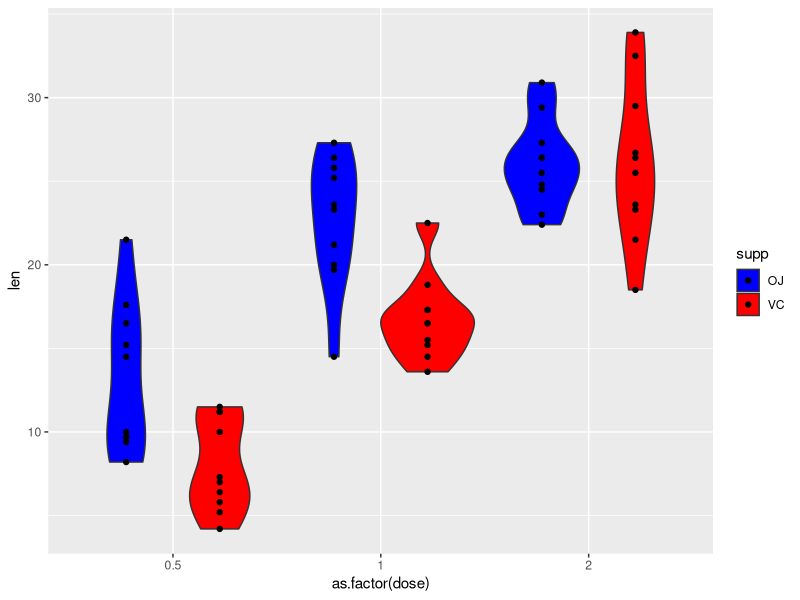
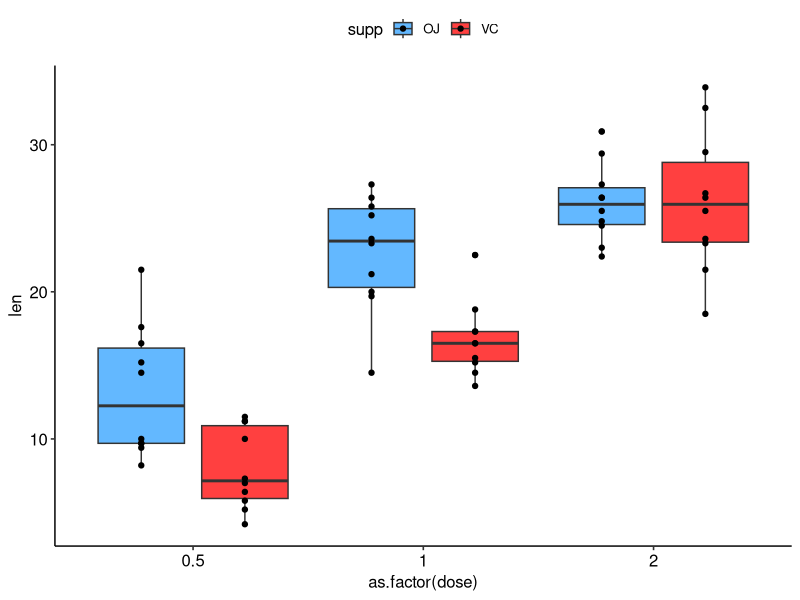
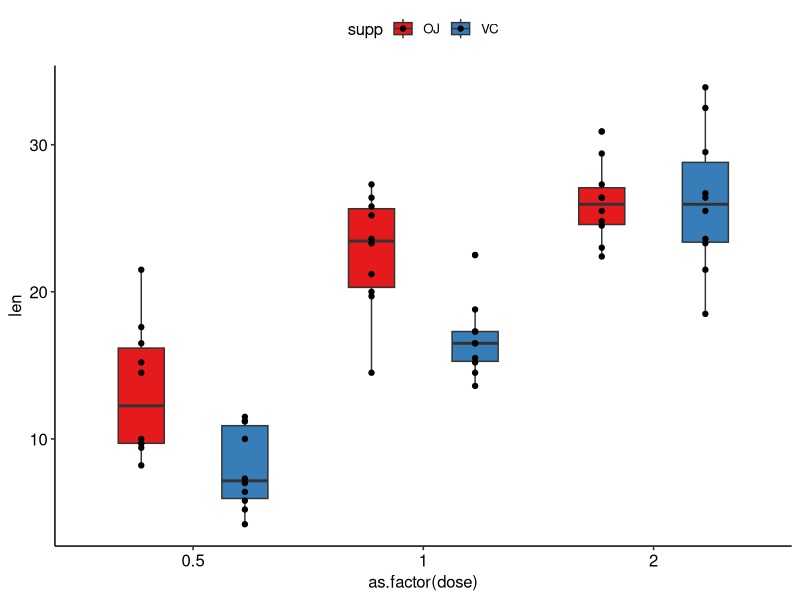

Recreate these plots in R, in order.
## ---- chunk 1
knitr::opts_chunk$set(echo = TRUE)
## ---- chunk 2
library(tidyverse)
library(ggsci)
library(ggpubr)

## ---- chunk 3
ggplot(ToothGrowth, aes(x = as.factor(dose), y = len))+
  geom_violin(aes(fill = supp),position = position_dodge(0.9))+
  scale_fill_manual(values = c("blue", "red"))+
  geom_point(aes(fill = supp),position = position_dodge(0.9))
## ---- chunk 4
ggplot(ToothGrowth, aes(x = as.factor(dose), y = len))+
  geom_boxplot(aes(fill = supp),position = position_dodge(0.9))+
  scale_fill_manual(values = c("Steelblue1", "brown1"))+
  geom_point(aes(fill = supp),position = position_dodge(0.9))+
  theme_pubr()
## ---- chunk 5
ggplot(ToothGrowth, aes(x = as.factor(dose), y = len))+
  geom_boxplot(aes(fill = supp),position = position_dodge(0.9),width=0.4)+
  scale_fill_brewer(palette = "Set1")+
  geom_point(aes(fill = supp),position = position_dodge(0.9))+
  theme_pubr()
